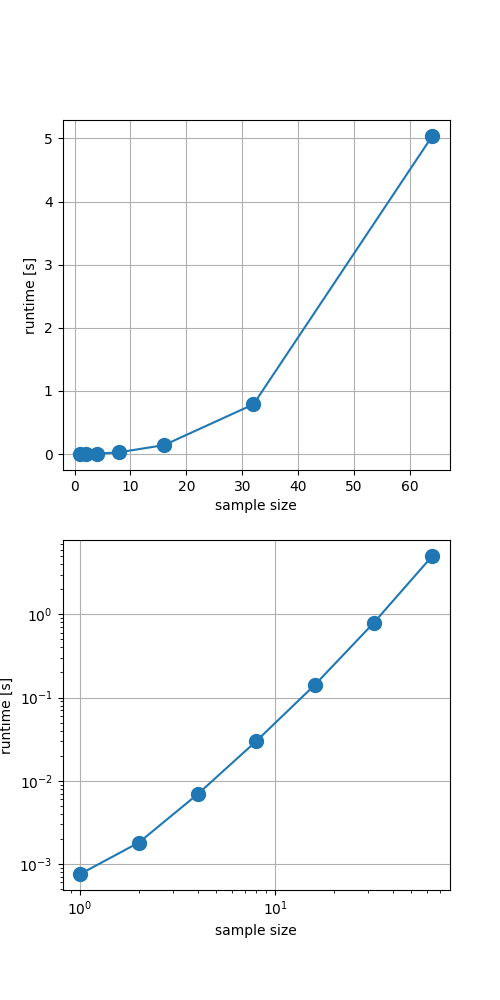

Write the Python code that produced this figure.
from matplotlib import pyplot as plt
import lhsmdu
import pandas as pd


def lhsmdu_runtime():
    runtimes = []
    import time
    for k in range(0, 7):
        ts = time.time()
        samples = 2**k
        lhsmdu.sample(2, samples)  # Latin Hypercube Sampling of two variables, and 10 samples each
        te = time.time()
        res = {'samples': samples, 'time': te-ts}
        print(res)
        runtimes.append(
            res
        )
    df = pd.DataFrame(runtimes)
    fig, axes = plt.subplots(nrows=2, ncols=1, figsize=(5, 10))
    for ax in axes:
        ax.plot(df.samples, df.time, '-o', markersize=10)
        ax.set_xlabel("sample size")
        ax.set_ylabel("runtime [s]")
        ax.grid(True)

    axes[1].set_xscale("log")
    axes[1].set_yscale("log")
    fig.savefig("lhsmdu_runtime.png")
    plt.show()


if __name__ == "__main__":
    lhsmdu_runtime()
